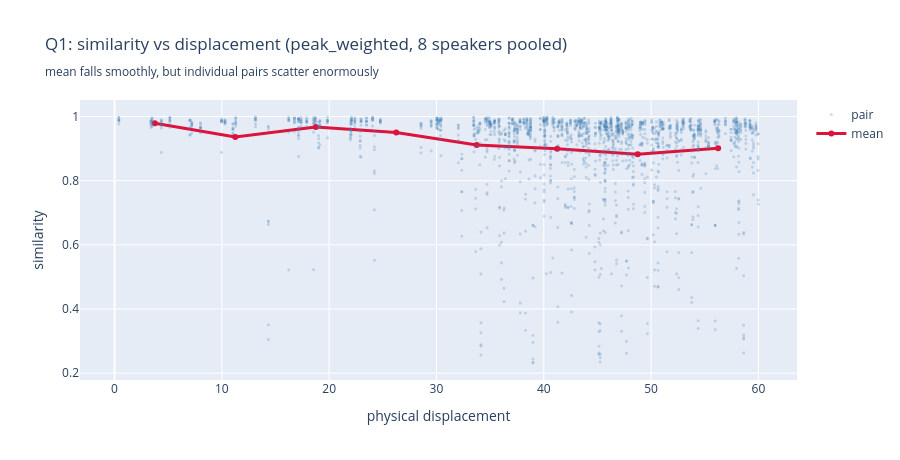

Notebook code for this chart:
### Code cell
# Similarity vs displacement, small displacements only. Points = individual pairs.
fig = go.Figure()
fig.add_trace(go.Scattergl(x=near['dist'], y=near['sim'], mode='markers',
                           marker=dict(size=3, opacity=0.25, color='steelblue'), name='pair'))
bins = np.arange(0, LOCAL_CUTOFF + 1, 7.5)
mid = 0.5 * (bins[:-1] + bins[1:])
grp = near.groupby(pd.cut(near['dist'], bins), observed=True)['sim']
fig.add_trace(go.Scatter(x=mid, y=grp.mean().values, mode='lines+markers',
                         line=dict(color='crimson', width=3), name='mean'))
fig.update_layout(title=f'Q1: similarity vs displacement ({PRIMARY_METHOD}, 8 speakers pooled)'
                        '<br><sub>mean falls smoothly, but individual pairs scatter enormously</sub>',
                  xaxis_title='physical displacement', yaxis_title='similarity',
                  height=460, width=900)
fig.show()

### Figure 1 — Plotly figure (JSON) as saved in the notebook; plotly's stock layout.template omitted (floating-point values rounded to 4 significant figures; data arrays with more than 128 entries replaced by an {"elided": "..."} marker saying what was removed)
{"data": [{"marker": {"color": "steelblue", "opacity": 0.25, "size": 3}, "mode": "markers", "name": "pair", "type": "scattergl", "x": {"elided": "1944 float values"}, "y": {"elided": "1944 float values"}}, {"line": {"color": "crimson", "width": 3}, "mode": "lines+markers", "name": "mean", "type": "scatter", "x": [3.75, 11.25, 18.75, 26.25, 33.75, 41.25, 48.75, 56.25], "y": [0.9787, 0.9361, 0.967, 0.9502, 0.911, 0.8995, 0.8824, 0.9009]}], "layout": {"height": 460, "title": {"text": "Q1: similarity vs displacement (peak_weighted, 8 speakers pooled)<br><sub>mean falls smoothly, but individual pairs scatter enormously</sub>"}, "width": 900, "xaxis": {"title": {"text": "physical displacement"}}, "yaxis": {"title": {"text": "similarity"}}}}
